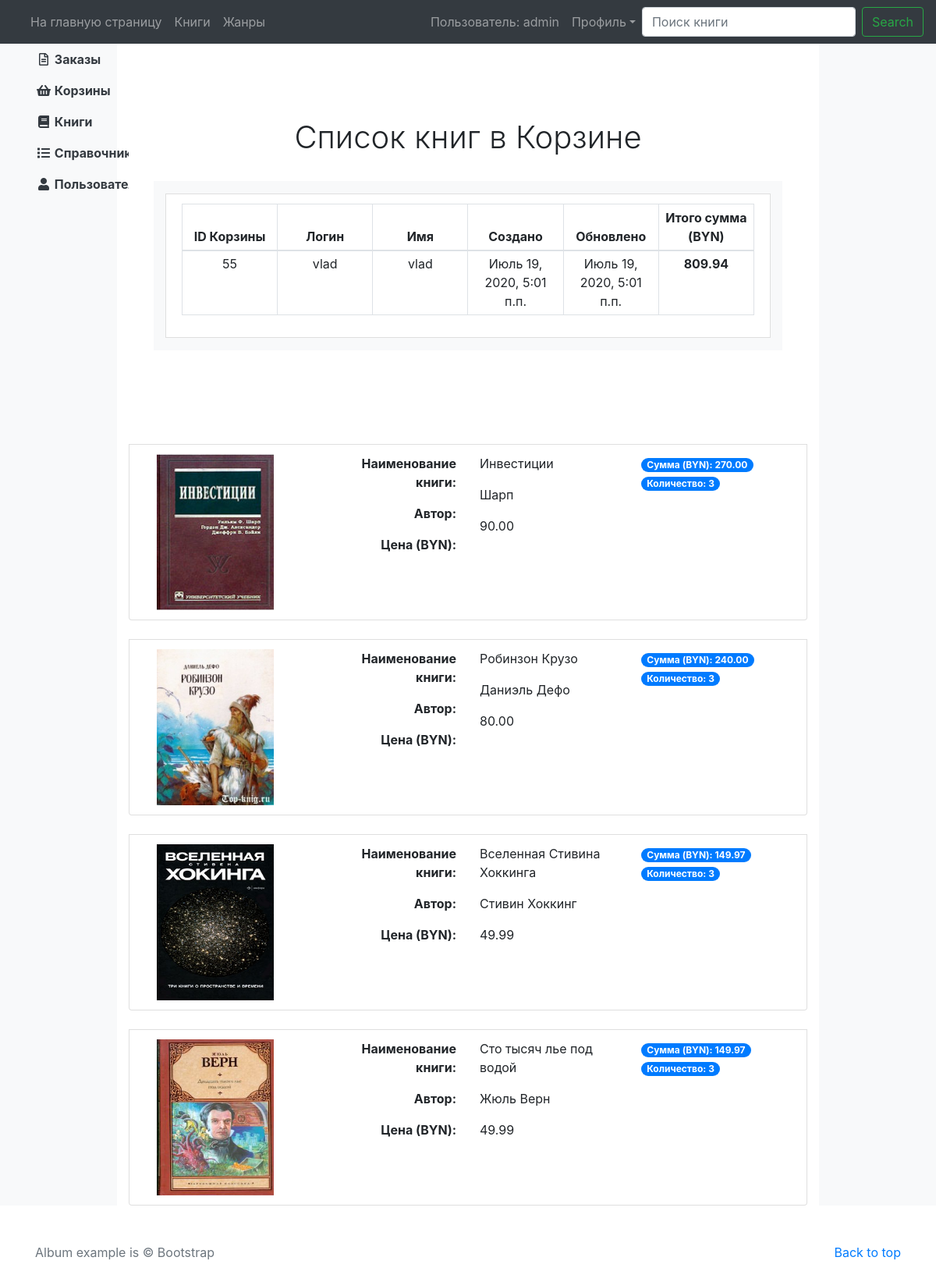
/basket/detail_manager/55 (signed in), run on the app's committed database.
### profiles/models.py (models this page shows, shortened)
class Profile(AbstractUser):
    phone_number = models.CharField(
        verbose_name="Мобильный номер телефона",
        max_length=30,
        null=True,
        blank=True
    )
    country = models.CharField(
        verbose_name="Страна",
        max_length=30,
        null=True,
        blank=True
    )
    city = models.CharField(
        verbose_name="Город",
        max_length=30,
        null=True,
        blank=True
    )
    index = models.CharField(
        verbose_name="Индекс",
        max_length=30,
        null=True,
        blank=True
    )
    adress1 = models.CharField(
        verbose_name="Адрес прописки",
        max_length=40,
        null=True,
        blank=True
    )
    adress2 = models.CharField(
        verbose_name="Адрес проживания",
        max_length=40,
        null=True,
        blank=True
    )
    additionally = models.TextField(
        verbose_name="Дополнительная информация",
        null=True,
        blank=True
    )
    class Meta:
        permissions = [
                    ("view_all_profiles", "Can view all profiles"),
                ]

### basket/models.py (models this page shows, shortened)
class Basket(models.Model):
    user = models.ForeignKey(
        Profile,
        on_delete=models.CASCADE,
        blank=True,
        null=True,
        related_name='basket'
    )
    basket_date = models.DateTimeField(
        verbose_name="Дата создания корзины",
        auto_now=False,
        auto_now_add=True
    )
    basket_change_date = models.DateTimeField(
        verbose_name="Дата последнего изменения корзины",
        auto_now=True,
        auto_now_add=False
    )
    session_key = models.CharField(
        max_length=40,
    )
    class Meta:
        unique_together = ('user', 'session_key',)
        permissions = [
                    ("view_all_baskets", "Can view all baskets"),
                ]
    @property
    def price(self):
        price = 0
        for book in self.books.all():
            price += book.price
        return price

class BookInBasket(models.Model):
    basket = models.ForeignKey(
        Basket,
        on_delete=models.CASCADE,
        related_name='books'
    )
    book = models.ForeignKey(
        Books,
        on_delete=models.CASCADE,
        related_name='books_in_basket'
    )
    quantity = models.IntegerField(
        verbose_name="Quantity",
        default=1
    )
    book_in_basket_date = models.DateTimeField(
        verbose_name="Дата добавления книги в корзину",
        auto_now=False,
        auto_now_add=True
    )
    book_in_basket_change_date = models.DateTimeField(
        verbose_name="Дата последнего изменения добавленной книги",
        auto_now=True,
        auto_now_add=False
    )
    class Meta:
        unique_together = (('basket', 'book'),)
    @property
    def price(self):
        price = self.quantity * self.book.price
        return price

### books/models.py (models this page shows, shortened)
class Books(models.Model):
    name = models.CharField(
        verbose_name="Название книги",
        max_length=30
    )
    cover_photo = models.ImageField(
        verbose_name="Фото на обложке",
        upload_to="books-photo",
        null=True,
        blank=True
    )
    price = models.DecimalField(
        verbose_name="Цена (BYN)",
        max_digits= 20,
        decimal_places= 2
    )
    author = models.CharField(
        verbose_name="Автор",
        max_length=30
    )
    series = models.CharField(
        verbose_name="Серия",
        max_length=30
    )
    genre = models.ForeignKey(
        Genre,
        on_delete=models.CASCADE,
        verbose_name="Жанр",
        null=True,
        blank=True
    )
    publishing_year = models.DateField(
        verbose_name="Год издания",
    )
    pages = models.IntegerField(
        verbose_name="Количество страниц",
    )
    binding = models.CharField(
        verbose_name="Переплёт",
        max_length=30
    )
    book_format = models.CharField(
        verbose_name="Формат книги",
        max_length=30
    )
    isbn = models.CharField(
        verbose_name="ISBN",
        max_length=30
    )
    weight = models.IntegerField(
        verbose_name="Вес книги (в граммах)",
    )
    age = models.IntegerField(
        verbose_name="Возрастные ограничения",
    )
    publishing = models.CharField(
        verbose_name="Издательство",
        max_length=30
    )
    in_stock = models.IntegerField(
        verbose_name="Количество книг в наличии",
    )
    active = models.BooleanField(
        verbose_name="Доступен для заказа"
    )
    rating = models.IntegerField(
        verbose_name="Рейтинг",
    )
    catalog_date = models.DateTimeField(
        verbose_name="Дата внесения в каталог",
        auto_now=False,
        auto_now_add=True
    )
    card_change_date = models.DateTimeField(
        verbose_name="Дата последнего изменения карточки",
        auto_now=True,
        auto_now_add=False
    )
    class Meta:
        permissions = [
                    ("view_all_books", "Can view all books"),
                ]

### basket/views.py (the view)
# urls.py: path('detail_manager/<int:pk>', DeatailBasketsManager.as_view(), name="detail_manager"),
class DeatailBasketsManager(LoginRequiredMixin, PermissionRequiredMixin, DetailView):
    login_url = reverse_lazy('login')
    permission_required = 'basket.view_all_baskets'
    model = Basket
    template_name = 'basket/detail_basket_manager.html'

### basket/templates/basket/detail_basket_manager.html (shortened to what this page needs)
{% extends "base_manager.html" %}
{% load static %}
  {% block main_block_manager %}
        <section class="jumbotron text-center">
          <div class="container">
            <h1>Список книг в Корзине</h1><br>
          </div>
          <div class="col bg-light py-3">
            <li class="list-group-item d-flex justify-content-between align-items-center">
              <table class="table table-bordered table-sm table-hover">
                <thead>
                  <tr align="center">
                    <th scope="col" width="15%">ID Корзины</th>
                    <th scope="col" width="15%">Логин</th>
                    <th scope="col" width="15%">Имя</th>
                    <th scope="col" width="15%">Создано</th>
                    <th scope="col" width="15%">Обновлено</th>
                    <th scope="col" width="15%">Итого сумма (BYN)</th>
                  </tr>
                </thead>
                <tbody>
                  <tr>
                    <td>{{ object.pk }}</td>
                    <td>{{ object.user.username }}</td>
                    <td>{{ object.user.first_name }}</td>
                    <td>{{ object.basket_date }}</td>
                    <td>{{ object.basket_change_date }}</td>
                    <td><b>{{ object.price }}</b></td>
                  </tr>
                </tbody>
              </table>
            </li>
          </div>
        </section>
        {% for obj in object.books.all %}
            <ul class="list-group"><br>
              <li class="list-group-item d-flex justify-content-between align-items-center">
                <div class="container">
                  <div class="row">
                    <div class="col">
                      {% if obj.book.cover_photo %}
                        <img src="{{ obj.book.cover_photo.url }}" width="150" height="200">
                      {% else %}
                        <p></p>
                      {% endif %}
                    </div>
                    <div class="col-6">
                      <div class="row">
                        <div class="col">
                          <p class="text-right font-weight-bold">Наименование книги:</p>
                          <p class="text-right font-weight-bold">Автор:</p>
                          <p class="text-right font-weight-bold">Цена (BYN):</p>
                        </div>
                        <div class="col-6">
                          <p class="text-left">{{ obj.book.name }}</p>
                          <p class="text-left">{{ obj.book.author }}</p>
                          <p class="text-left">{{ obj.book.price }}</p>
                        </div>
                      </div>
                    </div>
                    <div class="col">
                      <p class="text-left">
                        <span class="badge badge-primary badge-pill">Сумма (BYN): {{ obj.price }}</span><br>
                        <span class="badge badge-primary badge-pill">Количество: {{ obj.quantity }}</span>
                      </p>
                    </div>
                  </div>
                </div>
              </li>
            </ul>
        {% endfor %}
  {% endblock main_block_manager %}

### templates/header.html (shortened to what this page needs)
<nav class="navbar navbar-expand-md flex-md-nowrap navbar-dark bg-dark sticky-top">
    <div class="navbar-collapse offcanvas-collapse" id="navbarsExampleDefault">
        <div class="col">
          <ul class="navbar-nav mr-auto">
            <li class="nav-item">
              <a class="nav-link" href="{% url 'homepage:homepage' %}">На главную страницу</a>
            </li>
              <a class="nav-link" href="{% url 'books:list' %}">Книги</a>
              <a class="nav-link" href="{% url 'ref_books:list_genre' %}">Жанры</a>
          </ul>
        </div>
        <div class="d-flex justify-content-end">
          <ul class="navbar-nav mr-auto">
            {% if user.is_authenticated %}
              <li class="nav-item">
                <a class="nav-link" href="{% url 'profile:update' user.pk %}"> Пользователь: {{ user.username }} </a>
              </li>
              <li class="nav-item dropdown">
                <a class="nav-link dropdown-toggle" href="#" id="dropdown01" data-toggle="dropdown" aria-haspopup="true" aria-expanded="false">Профиль</a>
              </li>
            {% endif %}
            <form class="form-inline my-2 my-lg-0" action="{% url 'books:list_search' %}" method="get">
              <input name="q" class="form-control mr-sm-2" type="text" placeholder="Поиск книги" aria-label="Search">
              <button class="btn btn-outline-success my-2 my-sm-0" type="submit">Search</button>
            </form>
          </ul>
        </div>
    </div>
</nav>

### static/css/album.css (style rules this page uses)
.jumbotron { padding-top: 3rem; padding-bottom: 3rem; margin-bottom: 0; background-color: #fff; }
@media (min-width: 768px) { .jumbotron { padding-top: 6rem; padding-bottom: 6rem; } }
.jumbotron h1 { font-weight: 300; }
.jumbotron .container { max-width: 40rem; }

### templates/base_manager.html (style rules this page uses)
table { table-layout: fixed; width:100% }
td { word-wrap:break-word; }

### data on the page
Profile: username "admin"
Basket: pk "55", user.username "vlad", user.first_name "vlad", basket_date "Июль 19, 2020, 5:01 п.п.", basket_change_date "Июль 19, 2020, 5:01 п.п.", price "809.94"
BookInBasket: book.cover_photo (picture), book.name "Инвестиции", book.author "Шарп", book.price "90.00", price "270.00", quantity "3"
BookInBasket: book.cover_photo (picture), book.name "Робинзон Крузо", book.author "Даниэль Дефо", book.price "80.00", price "240.00", quantity "3"
BookInBasket: book.cover_photo (picture), book.name "Вселенная Стивина Хоккинга", book.author "Стивин Хоккинг", book.price "49.99", price "149.97", quantity "3"
BookInBasket: book.cover_photo (picture), book.name "Сто тысяч лье под водой", book.author "Жюль Верн", book.price "49.99", price "149.97", quantity "3"
